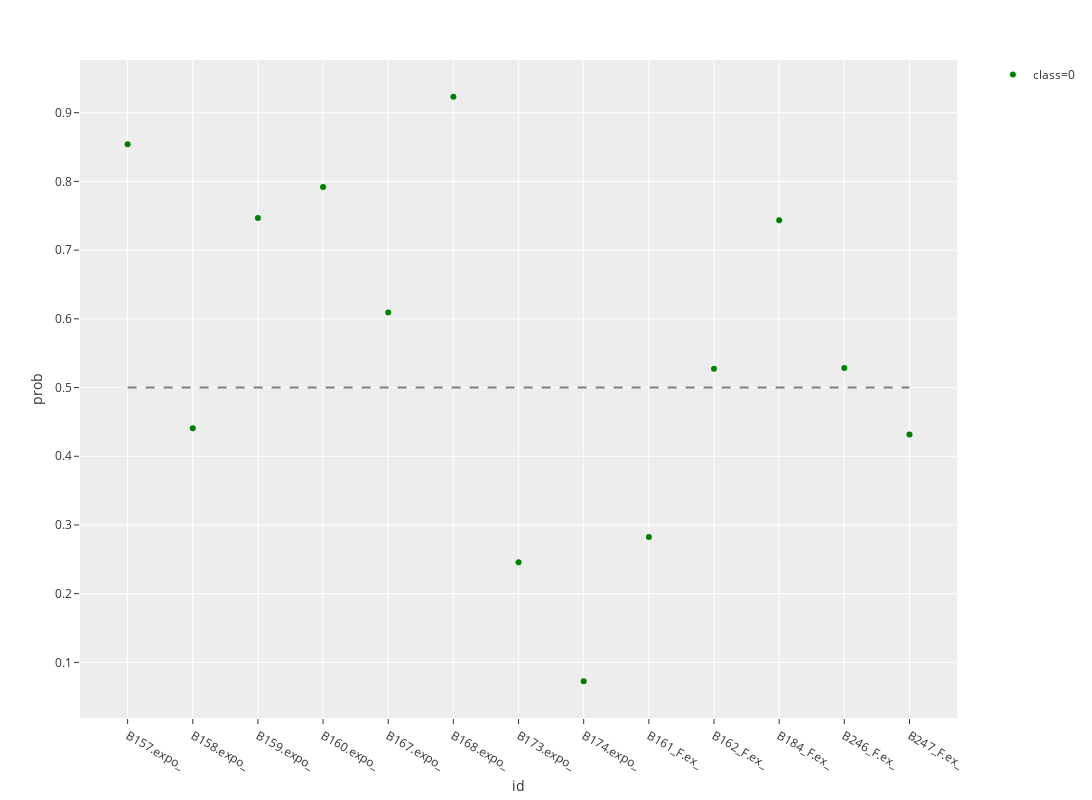

The code cell stored with this chart in its notebook:
### Code cell
pulmonary_nodule = pd.read_excel('C:/Users/pc/OneDrive/PLTTECH/Project/20191205_lung_cancer/rawdata/test_pulmonary_nodule.xlsx').loc[:, selected_columns]
pulmonary_nodule.iloc[:, 1:-1] = pulmonary_nodule.iloc[:, 1:-1].multiply(100)
pulmonary_nodule_df = lungCancerPrediction(pulmonary_nodule, 'pulmonary_nodule')

### Figure 1 — Plotly figure (JSON) as saved in the notebook; plotly's stock layout.template omitted (floating-point values rounded to 4 significant figures)
{"data": [{"hoverlabel": {"namelength": 0}, "hovertemplate": "class=0<br>id=%{x}<br>prob=%{y}", "legendgroup": "class=0", "marker": {"color": "green", "symbol": "circle"}, "mode": "markers", "name": "class=0", "showlegend": true, "type": "scatter", "x": ["B157.expo_", "B158.expo_", "B159.expo_", "B160.expo_", "B167.expo_", "B168.expo_", "B173.expo_", "B174.expo_", "B161_F.ex_", "B162_F.ex_", "B184_F.ex_", "B246_F.ex_", "B247_F.ex_"], "xaxis": "x", "y": [0.8541, 0.4407, 0.7467, 0.7919, 0.6092, 0.9233, 0.2458, 0.07243, 0.2824, 0.5274, 0.7433, 0.5284, 0.4316], "yaxis": "y"}, {"line": {"color": "grey", "dash": "dash"}, "mode": "lines", "showlegend": false, "type": "scatter", "x": ["B157.expo_", "B247_F.ex_"], "y": [0.5, 0.5]}], "layout": {"height": 800, "legend": {"tracegroupgap": 0}, "margin": {"t": 60}, "width": 1200, "xaxis": {"anchor": "y", "domain": [0, 0.98], "title": {"text": "id"}}, "yaxis": {"anchor": "x", "domain": [0, 1], "title": {"text": "prob"}}}}
